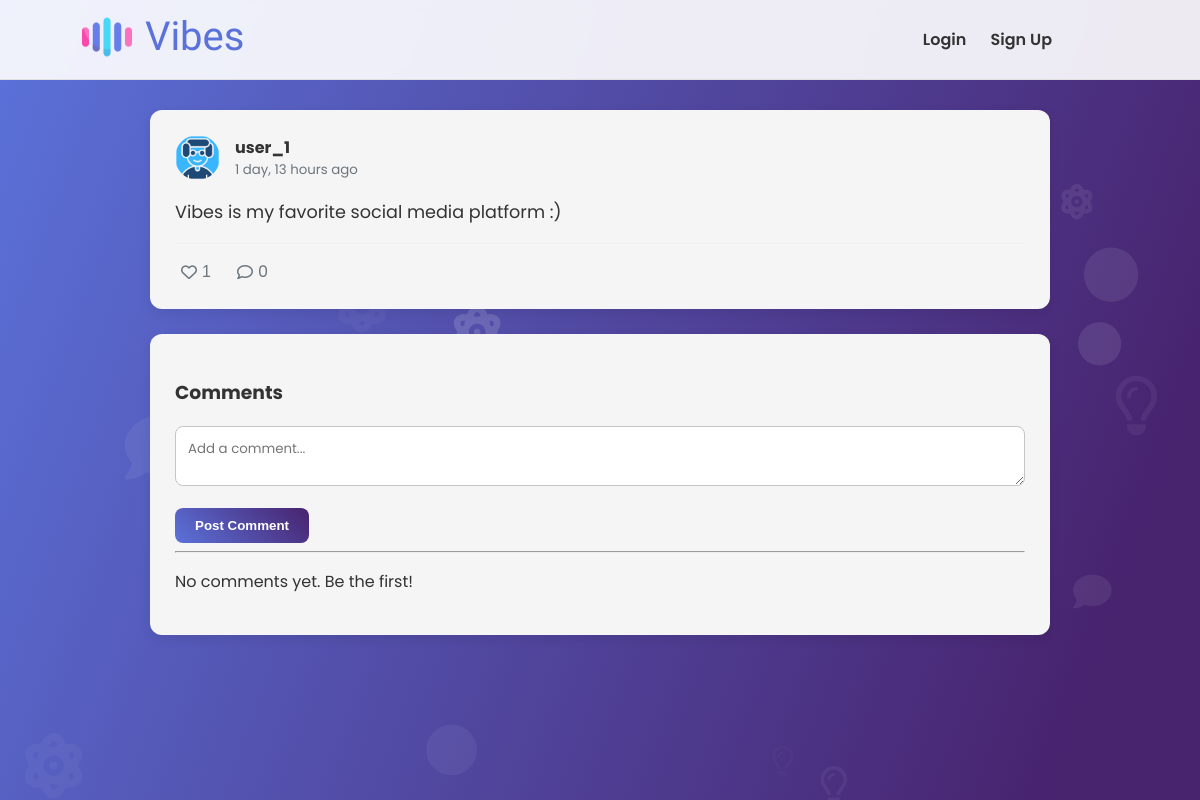
Screenshot of /post/3/ with the database file from the repository.
### core/models.py (models this page shows, shortened)
class Post(models.Model):
    author = models.ForeignKey(User, on_delete=models.CASCADE)
    content = models.TextField(max_length=280)
    created_at = models.DateTimeField(auto_now_add=True)
    likes = models.ManyToManyField(User, related_name='liked_posts', blank=True)
    class Meta:
        ordering = ['-created_at'] # Newest posts first

class Profile(models.Model):
    user = models.OneToOneField(User, on_delete=models.CASCADE)
    bio = models.TextField(blank=True)
    profile_pic = models.ImageField(upload_to='profile_pics', default='default_avatar.png')

### core/views.py (the view)
# urls.py: path('post/<int:pk>/', views.post_detail, name='post_detail'),
def post_detail(request, pk):
    post = get_object_or_404(Post, pk=pk)
    if request.method == 'POST':
        text = request.POST.get('comment_text')
        if text:
            Comment.objects.create(post=post, author=request.user, text=text)
            return redirect('post_detail', pk=post.pk)
    return render(request, 'core/post_detail.html', {'post': post})

### core/templates/core/post_detail.html (shortened to what this page needs)
{% extends 'base.html' %}
{% block content %}
<div class="post-detail-container">
    <div class="post-card card">
        <div class="post-header">
            <img src="{{ post.author.profile.profile_pic.url }}" class="avatar-small">
            <div>
                <strong><a href="{% url 'profile' post.author.username %}">{{ post.author.username }}</a></strong>
                <small class="text-muted">{{ post.created_at|timesince }} ago</small>
            </div>
        </div>
        <div class="post-content">
            <p>{{ post.content }}</p>
        </div>
        <div class="post-footer">
            <button class="like-btn" data-post-id="{{ post.id }}">
                <i class="fa-heart {% if user in post.likes.all %}fas{% else %}far{% endif %}"></i>
                <span id="likes-count-{{ post.id }}">{{ post.likes.count }}</span>
            </button>
            <span class="comment-btn">
                <i class="far fa-comment"></i> {{ post.comments.count }}
            </span>
        </div>
    </div>
    <div class="comments-section card">
        <h3>Comments</h3>
        <form method="post" class="comment-form">
            <textarea name="comment_text" placeholder="Add a comment..."></textarea>
            <button type="submit" class="btn btn-primary">Post Comment</button>
        </form>
        <hr>
        {% for comment in post.comments.all %}
        <div class="comment">
            <p><strong><a href="{% url 'profile' comment.author.username %}">{{ comment.author.username }}</a></strong>:
                {{ comment.text }}</p>
            <small class="text-muted">{{ comment.created_at|timesince }} ago</small>
        </div>
        {% empty %}
        <p>No comments yet. Be the first!</p>
        {% endfor %}
    </div>
</div>
{% endblock %}

### core/static/css/styles.css (style rules this page uses)
:root { --primary-color: #5b72da; --secondary-color: #48236e; --background-color: #e0e4eb; --card-bg: #f5f5f5; --text-color: #333; --text-muted: #6c757d; --font-family: 'Poppins', sans-serif; --border-radius: 12px; --box-shadow: 0 4px 12px rgba(0, 0, 0, 0.08); }
body { font-family: var(--font-family); background: linear-gradient(110deg, var(--primary-color) 0%, var(--secondary-color) 90%); background-attachment: fixed; color: var(--text-color); margin: 0; padding-top: 100px; }
.card { background: var(--card-bg); border-radius: var(--border-radius); box-shadow: var(--box-shadow); padding: 25px; margin-bottom: 25px; }
.btn { border: none; border-radius: 8px; padding: 10px 20px; font-weight: 600; cursor: pointer; transition: all 0.3s ease; }
.btn-primary { background: linear-gradient(45deg, var(--primary-color), var(--secondary-color)); color: white; }
.post-form-container textarea, .auth-form input, .comment-form textarea { width: 100%; padding: 12px; border: 1px solid #c6c4c4; border-radius: 8px; margin-bottom: 15px; box-sizing: border-box; font-family: inherit; }
.avatar-small { width: 45px; height: 45px; border-radius: 50%; margin-right: 15px; }
.post-header { display: flex; align-items: center; margin-bottom: 15px; }
.post-header a { text-decoration: none; color: var(--text-color); }
.post-header small { color: var(--text-muted); display: block; }
.post-content p { font-size: 1.1em; line-height: 1.6; }
.post-footer { display: flex; align-items: center; gap: 20px; padding-top: 15px; border-top: 1px solid #f0f0f0; }
.like-btn, .comment-btn { background: none; border: none; cursor: pointer; color: var(--text-muted); font-size: 1em; display: flex; align-items: center; gap: 5px; text-decoration: none; }
.comment-form textarea { height: 60px; }

### rows the page displays
Post: author.profile.profile_pic (placeholder picture), author.username "user_1", created_at "1 day, 13 hours", content "Vibes is my favorite social media platform :)", likes.count "1", comments.count "0"
